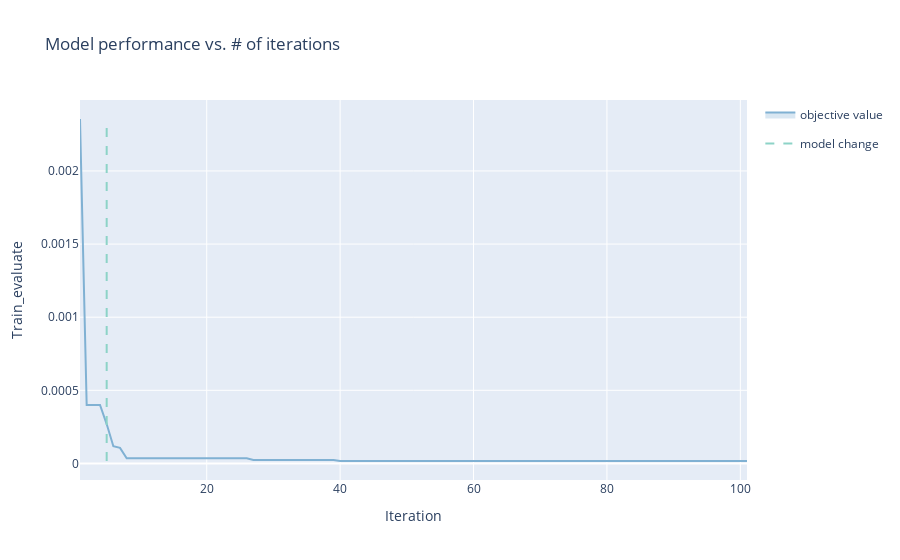

Write notebook code for a chart like this one.
### Code cell
render(
    ax_client.get_optimization_trace()
)

### Figure 1 — Plotly figure (JSON) as saved in the notebook; plotly's stock layout.template omitted (floating-point values rounded to 4 significant figures)
{"data": [{"hoverinfo": "none", "legendgroup": "", "line": {"width": 0}, "mode": "lines", "showlegend": false, "type": "scatter", "x": [1, 2, 3, 4, 5, 6, 7, 8, 9, 10, 11, 12, 13, 14, 15, 16, 17, 18, 19, 20, 21, 22, 23, 24, 25, 26, 27, 28, 29, 30, 31, 32, 33, 34, 35, 36, 37, 38, 39, 40, 41, 42, 43, 44, 45, 46, 47, 48, 49, 50, 51, 52, 53, 54, 55, 56, 57, 58, 59, 60, 61, 62, 63, 64, 65, 66, 67, 68, 69, 70, 71, 72, 73, 74, 75, 76, 77, 78, 79, 80, 81, 82, 83, 84, 85, 86, 87, 88, 89, 90, 91, 92, 93, 94, 95, 96, 97, 98, 99, 100, 101], "y": [0.002355, 0.0004001, 0.0004001, 0.0004001, 0.0002691, 0.0001173, 0.0001062, 3.532e-05, 3.532e-05, 3.532e-05, 3.532e-05, 3.532e-05, 3.532e-05, 3.532e-05, 3.532e-05, 3.532e-05, 3.532e-05, 3.532e-05, 3.532e-05, 3.532e-05, 3.532e-05, 3.532e-05, 3.532e-05, 3.532e-05, 3.532e-05, 3.532e-05, 2.321e-05, 2.321e-05, 2.321e-05, 2.321e-05, 2.321e-05, 2.321e-05, 2.321e-05, 2.321e-05, 2.321e-05, 2.321e-05, 2.321e-05, 2.321e-05, 2.321e-05, 1.649e-05, 1.649e-05, 1.649e-05, 1.649e-05, 1.649e-05, 1.649e-05, 1.649e-05, 1.649e-05, 1.649e-05, 1.649e-05, 1.649e-05, 1.649e-05, 1.649e-05, 1.649e-05, 1.649e-05, 1.649e-05, 1.649e-05, 1.649e-05, 1.649e-05, 1.649e-05, 1.649e-05, 1.649e-05, 1.649e-05, 1.649e-05, 1.649e-05, 1.649e-05, 1.649e-05, 1.649e-05, 1.649e-05, 1.649e-05, 1.649e-05, 1.649e-05, 1.649e-05, 1.649e-05, 1.649e-05, 1.649e-05, 1.649e-05, 1.649e-05, 1.649e-05, 1.649e-05, 1.649e-05, 1.649e-05, 1.649e-05, 1.649e-05, 1.649e-05, 1.649e-05, 1.649e-05, 1.649e-05, 1.649e-05, 1.649e-05, 1.649e-05, 1.649e-05, 1.649e-05, 1.649e-05, 1.649e-05, 1.649e-05, 1.649e-05, 1.649e-05, 1.649e-05, 1.649e-05, 1.649e-05, 1.649e-05]}, {"fill": "tonexty", "fillcolor": "rgba(128,177,211,0.3)", "legendgroup": "objective value", "line": {"color": "rgba(128,177,211,1)"}, "mode": "lines", "name": "objective value", "text": ["<br><em>Parameterization:</em><br>network_depth: 2<br>units_layer1: 50<br>units_layer2: 50", "<br><em>Parameterization:</em><br>units_layer1: 182<br>units_layer2: 453<br>network_depth: 2", "<br><em>Parameterization:</em><br>units_layer1: 205<br>units_layer2: 28<br>network_depth: 2", "<br><em>Parameterization:</em><br>units_layer1: 151<br>units_layer2: 381<br>network_depth: 2", "<br><em>Parameterization:</em><br>units_layer1: 93<br>units_layer2: 339<br>network_depth: 2", "<br><em>Parameterization:</em><br>units_layer1: 456<br>units_layer2: 411<br>network_depth: 2", "<br><em>Parameterization:</em><br>units_layer1: 512<br>units_layer2: 238<br>network_depth: 2", "<br><em>Parameterization:</em><br>units_layer1: 512<br>units_layer2: 13<br>network_depth: 2", "<br><em>Parameterization:</em><br>units_layer1: 4<br>units_layer2: 512<br>network_depth: 2", "<br><em>Parameterization:</em><br>units_layer1: 344<br>units_layer2: 278<br>network_depth: 2", "<br><em>Parameterization:</em><br>units_layer1: 362<br>units_layer2: 512<br>network_depth: 2", "<br><em>Parameterization:</em><br>units_layer1: 437<br>units_layer2: 106<br>network_depth: 2", "<br><em>Parameterization:</em><br>units_layer1: 512<br>units_layer2: 512<br>network_depth: 2", "<br><em>Parameterization:</em><br>units_layer1: 512<br>units_layer2: 118<br>network_depth: 2", "<br><em>Parameterization:</em><br>units_layer1: 512<br>units_layer2: 347<br>network_depth: 2", "<br><em>Parameterization:</em><br>units_layer1: 428<br>units_layer2: 4<br>network_depth: 2", "<br><em>Parameterization:</em><br>units_layer1: 345<br>units_layer2: 404<br>network_depth: 2", "<br><em>Parameterization:</em><br>units_layer1: 442<br>units_layer2: 225<br>network_depth: 2", "<br><em>Parameterization:</em><br>units_layer1: 213<br>units_layer2: 271<br>network_depth: 2", "<br><em>Parameterization:</em><br>units_layer1: 512<br>units_layer2: 171<br>network_depth: 2", "<br><em>Parameterization:</em><br>units_layer1: 512<br>units_layer2: 427<br>network_depth: 2", "<br><em>Parameterization:</em><br>units_layer1: 444<br>units_layer2: 512<br>network_depth: 2", "<br><em>Parameterization:</em><br>units_layer1: 276<br>units_layer2: 512<br>network_depth: 2", "<br><em>Parameterization:</em><br>units_layer1: 325<br>units_layer2: 180<br>network_depth: 2", "<br><em>Parameterization:</em><br>units_layer1: 123<br>units_layer2: 249<br>network_depth: 2", "<br><em>Parameterization:</em><br>units_layer1: 4<br>units_layer2: 267<br>network_depth: 2", "<br><em>Parameterization:</em><br>units_layer1: 458<br>units_layer2: 312<br>network_depth: 2", "<br><em>Parameterization:</em><br>units_layer1: 481<br>units_layer2: 208<br>network_depth: 2", "<br><em>Parameterization:</em><br>units_layer1: 474<br>units_layer2: 163<br>network_depth: 2", "<br><em>Parameterization:</em><br>units_layer1: 485<br>units_layer2: 301<br>network_depth: 2", "<br><em>Parameterization:</em><br>units_layer1: 512<br>units_layer2: 57<br>network_depth: 2", "<br><em>Parameterization:</em><br>units_layer1: 224<br>units_layer2: 512<br>network_depth: 2", "<br><em>Parameterization:</em><br>units_layer1: 409<br>units_layer2: 383<br>network_depth: 2", "<br><em>Parameterization:</em><br>units_layer1: 512<br>units_layer2: 299<br>network_depth: 2", "<br><em>Parameterization:</em><br>units_layer1: 475<br>units_layer2: 251<br>network_depth: 2", "<br><em>Parameterization:</em><br>units_layer1: 474<br>units_layer2: 378<br>network_depth: 2", "<br><em>Parameterization:</em><br>units_layer1: 512<br>units_layer2: 200<br>network_depth: 2", "<br><em>Parameterization:</em><br>units_layer1: 468<br>units_layer2: 512<br>network_depth: 2", "<br><em>Parameterization:</em><br>units_layer1: 433<br>units_layer2: 179<br>network_depth: 2", "<br><em>Parameterization:</em><br>units_layer1: 496<br>units_layer2: 254<br>network_depth: 2", "<br><em>Parameterization:</em><br>units_layer1: 489<br>units_layer2: 153<br>network_depth: 2", "<br><em>Parameterization:</em><br>units_layer1: 444<br>units_layer2: 53<br>network_depth: 2", "<br><em>Parameterization:</em><br>units_layer1: 512<br>units_layer2: 4<br>network_depth: 2", "<br><em>Parameterization:</em><br>units_layer1: 206<br>units_layer2: 191<br>network_depth: 2", "<br><em>Parameterization:</em><br>units_layer1: 512<br>units_layer2: 478<br>network_depth: 2", "<br><em>Parameterization:</em><br>units_layer1: 429<br>units_layer2: 273<br>network_depth: 2", "<br><em>Parameterization:</em><br>units_layer1: 512<br>units_layer2: 269<br>network_depth: 2", "<br><em>Parameterization:</em><br>units_layer1: 512<br>units_layer2: 377<br>network_depth: 2", "<br><em>Parameterization:</em><br>units_layer1: 418<br>units_layer2: 512<br>network_depth: 2", "<br><em>Parameterization:</em><br>units_layer1: 512<br>units_layer2: 148<br>network_depth: 2", "<br><em>Parameterization:</em><br>units_layer1: 435<br>units_layer2: 149<br>network_depth: 2", "<br><em>Parameterization:</em><br>units_layer1: 458<br>units_layer2: 466<br>network_depth: 2", "<br><em>Parameterization:</em><br>units_layer1: 474<br>units_layer2: 338<br>network_depth: 2", "<br><em>Parameterization:</em><br>units_layer1: 455<br>units_layer2: 349<br>network_depth: 2", "<br><em>Parameterization:</em><br>units_layer1: 454<br>units_layer2: 278<br>network_depth: 2", "<br><em>Parameterization:</em><br>units_layer1: 496<br>units_layer2: 208<br>network_depth: 2", "<br><em>Parameterization:</em><br>units_layer1: 480<br>units_layer2: 429<br>network_depth: 2", "<br><em>Parameterization:</em><br>units_layer1: 439<br>units_layer2: 408<br>network_depth: 2", "<br><em>Parameterization:</em><br>units_layer1: 440<br>units_layer2: 342<br>network_depth: 2", "<br><em>Parameterization:</em><br>units_layer1: 465<br>units_layer2: 221<br>network_depth: 2", "<br><em>Parameterization:</em><br>units_layer1: 479<br>units_layer2: 107<br>network_depth: 2", "<br><em>Parameterization:</em><br>units_layer1: 98<br>units_layer2: 512<br>network_depth: 2", "<br><em>Parameterization:</em><br>units_layer1: 404<br>units_layer2: 446<br>network_depth: 2", "<br><em>Parameterization:</em><br>units_layer1: 512<br>units_layer2: 323<br>network_depth: 2", "<br><em>Parameterization:</em><br>units_layer1: 512<br>units_layer2: 96<br>network_depth: 2", "<br><em>Parameterization:</em><br>units_layer1: 473<br>units_layer2: 135<br>network_depth: 2", "<br><em>Parameterization:</em><br>units_layer1: 512<br>units_layer2: 84<br>network_depth: 2", "<br><em>Parameterization:</em><br>units_layer1: 491<br>units_layer2: 323<br>network_depth: 2", "<br><em>Parameterization:</em><br>units_layer1: 512<br>units_layer2: 131<br>network_depth: 2", "<br><em>Parameterization:</em><br>units_layer1: 491<br>units_layer2: 93<br>network_depth: 2", "<br><em>Parameterization:</em><br>units_layer1: 468<br>units_layer2: 91<br>network_depth: 2", "<br><em>Parameterization:</em><br>units_layer1: 483<br>units_layer2: 78<br>network_depth: 2", "<br><em>Parameterization:</em><br>units_layer1: 427<br>units_layer2: 84<br>network_depth: 2", "<br><em>Parameterization:</em><br>units_layer1: 459<br>units_layer2: 100<br>network_depth: 2", "<br><em>Parameterization:</em><br>units_layer1: 496<br>units_layer2: 111<br>network_depth: 2", "<br><em>Parameterization:</em><br>units_layer1: 484<br>units_layer2: 353<br>network_depth: 2", "<br><em>Parameterization:</em><br>units_layer1: 383<br>units_layer2: 98<br>network_depth: 2", "<br><em>Parameterization:</em><br>units_layer1: 512<br>units_layer2: 108<br>network_depth: 2", "<br><em>Parameterization:</em><br>units_layer1: 496<br>units_layer2: 126<br>network_depth: 2", "<br><em>Parameterization:</em><br>units_layer1: 501<br>units_layer2: 94<br>network_depth: 2", "<br><em>Parameterization:</em><br>units_layer1: 472<br>units_layer2: 319<br>network_depth: 2", "<br><em>Parameterization:</em><br>units_layer1: 453<br>units_layer2: 375<br>network_depth: 2", "<br><em>Parameterization:</em><br>units_layer1: 451<br>units_layer2: 241<br>network_depth: 2", "<br><em>Parameterization:</em><br>units_layer1: 512<br>units_layer2: 287<br>network_depth: 2", "<br><em>Parameterization:</em><br>units_layer1: 498<br>units_layer2: 81<br>network_depth: 2", "<br><em>Parameterization:</em><br>units_layer1: 4<br>units_layer2: 383<br>network_depth: 2", "<br><em>Parameterization:</em><br>units_layer1: 482<br>units_layer2: 94<br>network_depth: 2", "<br><em>Parameterization:</em><br>units_layer1: 463<br>units_layer2: 469<br>network_depth: 2", "<br><em>Parameterization:</em><br>units_layer1: 512<br>units_layer2: 310<br>network_depth: 2", "<br><em>Parameterization:</em><br>units_layer1: 430<br>units_layer2: 302<br>network_depth: 2", "<br><em>Parameterization:</em><br>units_layer1: 484<br>units_layer2: 116<br>network_depth: 2", "<br><em>Parameterization:</em><br>units_layer1: 491<br>units_layer2: 67<br>network_depth: 2", "<br><em>Parameterization:</em><br>units_layer1: 397<br>units_layer2: 512<br>network_depth: 2", "<br><em>Parameterization:</em><br>units_layer1: 512<br>units_layer2: 254<br>network_depth: 2", "<br><em>Parameterization:</em><br>units_layer1: 492<br>units_layer2: 465<br>network_depth: 2", "<br><em>Parameterization:</em><br>units_layer1: 503<br>units_layer2: 109<br>network_depth: 2", "<br><em>Parameterization:</em><br>units_layer1: 491<br>units_layer2: 102<br>network_depth: 2", "<br><em>Parameterization:</em><br>units_layer1: 463<br>units_layer2: 116<br>network_depth: 2", "<br><em>Parameterization:</em><br>units_layer1: 512<br>units_layer2: 225<br>network_depth: 2", "<br><em>Parameterization:</em><br>units_layer1: 471<br>units_layer2: 79<br>network_depth: 2", "<br><em>Parameterization:</em><br>units_layer1: 501<br>units_layer2: 135<br>network_depth: 2"], "type": "scatter", "x": [1, 2, 3, 4, 5, 6, 7, 8, 9, 10, 11, 12, 13, 14, 15, 16, 17, 18, 19, 20, 21, 22, 23, 24, 25, 26, 27, 28, 29, 30, 31, 32, 33, 34, 35, 36, 37, 38, 39, 40, 41, 42, 43, 44, 45, 46, 47, 48, 49, 50, 51, 52, 53, 54, 55, 56, 57, 58, 59, 60, 61, 62, 63, 64, 65, 66, 67, 68, 69, 70, 71, 72, 73, 74, 75, 76, 77, 78, 79, 80, 81, 82, 83, 84, 85, 86, 87, 88, 89, 90, 91, 92, 93, 94, 95, 96, 97, 98, 99, 100, 101], "y": [0.002355, 0.0004001, 0.0004001, 0.0004001, 0.0002691, 0.0001173, 0.0001062, 3.532e-05, 3.532e-05, 3.532e-05, 3.532e-05, 3.532e-05, 3.532e-05, 3.532e-05, 3.532e-05, 3.532e-05, 3.532e-05, 3.532e-05, 3.532e-05, 3.532e-05, 3.532e-05, 3.532e-05, 3.532e-05, 3.532e-05, 3.532e-05, 3.532e-05, 2.321e-05, 2.321e-05, 2.321e-05, 2.321e-05, 2.321e-05, 2.321e-05, 2.321e-05, 2.321e-05, 2.321e-05, 2.321e-05, 2.321e-05, 2.321e-05, 2.321e-05, 1.649e-05, 1.649e-05, 1.649e-05, 1.649e-05, 1.649e-05, 1.649e-05, 1.649e-05, 1.649e-05, 1.649e-05, 1.649e-05, 1.649e-05, 1.649e-05, 1.649e-05, 1.649e-05, 1.649e-05, 1.649e-05, 1.649e-05, 1.649e-05, 1.649e-05, 1.649e-05, 1.649e-05, 1.649e-05, 1.649e-05, 1.649e-05, 1.649e-05, 1.649e-05, 1.649e-05, 1.649e-05, 1.649e-05, 1.649e-05, 1.649e-05, 1.649e-05, 1.649e-05, 1.649e-05, 1.649e-05, 1.649e-05, 1.649e-05, 1.649e-05, 1.649e-05, 1.649e-05, 1.649e-05, 1.649e-05, 1.649e-05, 1.649e-05, 1.649e-05, 1.649e-05, 1.649e-05, 1.649e-05, 1.649e-05, 1.649e-05, 1.649e-05, 1.649e-05, 1.649e-05, 1.649e-05, 1.649e-05, 1.649e-05, 1.649e-05, 1.649e-05, 1.649e-05, 1.649e-05, 1.649e-05, 1.649e-05]}, {"fill": "tonexty", "fillcolor": "rgba(128,177,211,0.3)", "hoverinfo": "none", "legendgroup": "", "line": {"width": 0}, "mode": "lines", "showlegend": false, "type": "scatter", "x": [1, 2, 3, 4, 5, 6, 7, 8, 9, 10, 11, 12, 13, 14, 15, 16, 17, 18, 19, 20, 21, 22, 23, 24, 25, 26, 27, 28, 29, 30, 31, 32, 33, 34, 35, 36, 37, 38, 39, 40, 41, 42, 43, 44, 45, 46, 47, 48, 49, 50, 51, 52, 53, 54, 55, 56, 57, 58, 59, 60, 61, 62, 63, 64, 65, 66, 67, 68, 69, 70, 71, 72, 73, 74, 75, 76, 77, 78, 79, 80, 81, 82, 83, 84, 85, 86, 87, 88, 89, 90, 91, 92, 93, 94, 95, 96, 97, 98, 99, 100, 101], "y": [0.002355, 0.0004001, 0.0004001, 0.0004001, 0.0002691, 0.0001173, 0.0001062, 3.532e-05, 3.532e-05, 3.532e-05, 3.532e-05, 3.532e-05, 3.532e-05, 3.532e-05, 3.532e-05, 3.532e-05, 3.532e-05, 3.532e-05, 3.532e-05, 3.532e-05, 3.532e-05, 3.532e-05, 3.532e-05, 3.532e-05, 3.532e-05, 3.532e-05, 2.321e-05, 2.321e-05, 2.321e-05, 2.321e-05, 2.321e-05, 2.321e-05, 2.321e-05, 2.321e-05, 2.321e-05, 2.321e-05, 2.321e-05, 2.321e-05, 2.321e-05, 1.649e-05, 1.649e-05, 1.649e-05, 1.649e-05, 1.649e-05, 1.649e-05, 1.649e-05, 1.649e-05, 1.649e-05, 1.649e-05, 1.649e-05, 1.649e-05, 1.649e-05, 1.649e-05, 1.649e-05, 1.649e-05, 1.649e-05, 1.649e-05, 1.649e-05, 1.649e-05, 1.649e-05, 1.649e-05, 1.649e-05, 1.649e-05, 1.649e-05, 1.649e-05, 1.649e-05, 1.649e-05, 1.649e-05, 1.649e-05, 1.649e-05, 1.649e-05, 1.649e-05, 1.649e-05, 1.649e-05, 1.649e-05, 1.649e-05, 1.649e-05, 1.649e-05, 1.649e-05, 1.649e-05, 1.649e-05, 1.649e-05, 1.649e-05, 1.649e-05, 1.649e-05, 1.649e-05, 1.649e-05, 1.649e-05, 1.649e-05, 1.649e-05, 1.649e-05, 1.649e-05, 1.649e-05, 1.649e-05, 1.649e-05, 1.649e-05, 1.649e-05, 1.649e-05, 1.649e-05, 1.649e-05, 1.649e-05]}, {"line": {"color": "rgba(141,211,199,1)", "dash": "dash"}, "mode": "lines", "name": "model change", "type": "scatter", "x": [5, 5], "y": [1.649e-05, 0.002355]}], "layout": {"showlegend": true, "title": {"text": "Model performance vs. # of iterations"}, "xaxis": {"title": {"text": "Iteration"}}, "yaxis": {"title": {"text": "Train_evaluate"}}}}
